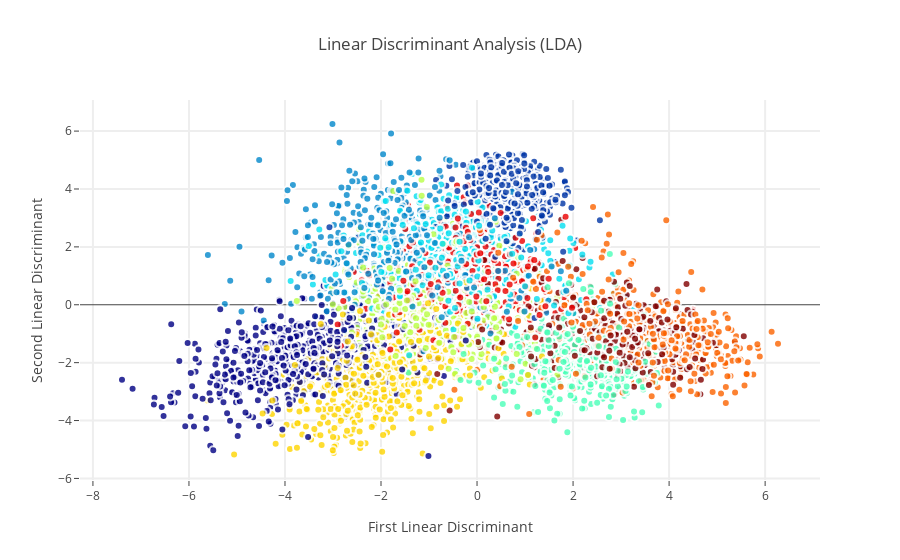

Here is the notebook cell this chart was saved with:
### Markdown cell above
###Interactive visualisations of LDA representation

### Code cell
8# Using the Plotly library again
traceLDA = go.Scatter(
    x = X_LDA_2D[:,0],
    y = X_LDA_2D[:,1],
#     name = Target,
#     hoveron = Target,
    mode = 'markers',
    text = Target,
    showlegend = True,
    marker = dict(
        size = 8,
        color = Target,
        colorscale ='Jet',
        showscale = False,
        line = dict(
            width = 2,
            color = 'rgb(255, 255, 255)'
        ),
        opacity = 0.8
    )
)
data = [traceLDA]

layout = go.Layout(
    title= 'Linear Discriminant Analysis (LDA)',
    hovermode= 'closest',
    xaxis= dict(
         title= 'First Linear Discriminant',
        ticklen= 5,
        zeroline= False,
        gridwidth= 2,
    ),
    yaxis=dict(
        title= 'Second Linear Discriminant',
        ticklen= 5,
        gridwidth= 2,
    ),
    showlegend= False
)

fig = dict(data=data, layout=layout)
py.iplot(fig, filename='styled-scatter')

### Figure 1 — Plotly figure (JSON) as saved in the notebook; plotly's stock layout.template omitted (floating-point values rounded to 4 significant figures; data arrays with more than 128 entries replaced by an {"elided": "..."} marker saying what was removed)
{"data": [{"marker": {"color": {"elided": "6000 int values"}, "colorscale": "Jet", "line": {"color": "rgb(255, 255, 255)", "width": 2}, "opacity": 0.8, "showscale": false, "size": 8}, "mode": "markers", "showlegend": true, "text": {"elided": "6000 float values"}, "type": "scatter", "uid": "f816acd3-a6fe-4c16-9f13-f385f793855c", "x": {"elided": "6000 float values"}, "y": {"elided": "6000 float values"}}], "layout": {"hovermode": "closest", "showlegend": false, "title": {"text": "Linear Discriminant Analysis (LDA)"}, "xaxis": {"gridwidth": 2, "ticklen": 5, "title": {"text": "First Linear Discriminant"}, "zeroline": false}, "yaxis": {"gridwidth": 2, "ticklen": 5, "title": {"text": "Second Linear Discriminant"}}}}
